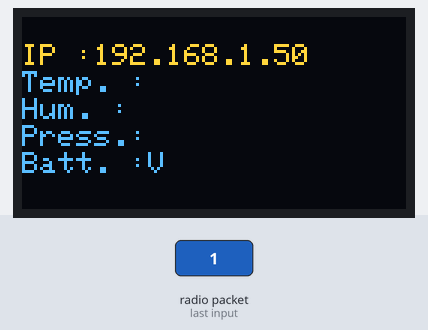
The sketch below on a simulated ESP32. Shown: 128×64 one-colour display. The inputs (shaded band) are chosen by the test bench. The OLED is the two-colour kind (top 16 rows yellow); WiFi joins after 1.5 s; servers stay silent unless stated; no radio packets arrive unless stated; no MQTT or app messages arrive unless stated; what the sketch prints to the serial monitor is not drawn.

3.0 s: radio packet "1" arrives
Above: at 5.1 s.
Timing chart, 0 to 6.6 s (numbered marks = the images above; inputs shaded):
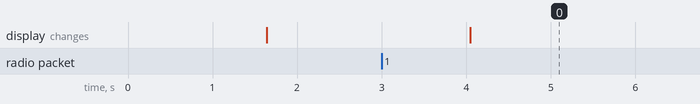

The sketch:

ESP32_WEATHER_GATEWAY.ino
```cpp
#include <ArduinoJson.h>
#include <WiFi.h>
#include <PubSubClient.h>
#include <HTTPClient.h>
#include "time.h"
#include <SPI.h>
#include <LoRa.h>
#include <Wire.h>
#include <Adafruit_GFX.h>
#include <Adafruit_SSD1306.h>
#define SCREEN_WIDTH 128
#define SCREEN_HEIGHT 64
Adafruit_SSD1306 display(SCREEN_WIDTH, SCREEN_HEIGHT,
                         &Wire, -1);
//definisikan pin untuk LoRa
#define ss 5
#define rst 4
#define dio0 2
#define BAND 433E6
#define ENCRYPT 0x78
WiFiClient espClient;
PubSubClient client(espClient);

const char* ssid = "SSID";
const char* password = "PASSWORD";
const char* mqttServer = "IPADDRESS";
const int mqttPort = 1883;
const char* mqttUser = "MQTTUSERNAME";
const char* mqttPassword = "MQTTPASSPORD";

String nodeId, nodeVbat, nodeTemp, nodeHum, nodePress;
unsigned long lastTimer = 0;
unsigned long lastTimerDisplay = 0;
unsigned long timerDelayDisplay = 60000;
boolean data_ready = false;

void displayStatus(String vbat, String temp, String hum,
                   String pressure) {
  display.clearDisplay();
  display.setTextColor(WHITE);
  display.setTextSize(1);
  display.setCursor(0, 9);
  display.print("IP :");
  display.print(WiFi.localIP());
  display.setCursor(0, 18);
  display.print("Temp. :");
  display.print(temp);
  display.setCursor(0, 27);
  display.print("Hum. :");
  display.print(hum);
  display.setCursor(0, 36);
  display.print("Press.:");
  display.print(pressure);
  display.setCursor(0, 45);
  display.print("Batt. :");
  display.print(vbat);
  display.print("V");
  display.display();
  delay(100);
}

void displaying(int x, int y, String dataDisplay) {
  display.clearDisplay();
  display.setTextColor(WHITE);
  display.setTextSize(1);
  display.setCursor(x, y);
  display.print(dataDisplay);
  display.display();
  delay(100);
}

void onReceive(int packetSize) {
  if (packetSize == 0) return;
  while (LoRa.available()) {
    String LoRaData = LoRa.readString();
    Serial.print(LoRaData);
    nodeId = getValue(LoRaData, '|', 0);
    nodeVbat = getValue(LoRaData, '|', 1);
    nodeTemp = getValue(LoRaData, '|', 2);
    nodeHum = getValue(LoRaData, '|', 3);
    nodePress = getValue(LoRaData, '|', 4);
  }
  Serial.print("RSSI: ");
  Serial.print(LoRa.packetRssi());
  Serial.print("Snr: ");
  Serial.println(LoRa.packetSnr());
  data_ready = true;
  //mqtt_send("001", nodeTemp, nodeHum, nodePress,  nodeVbat);

  //displayStatus(nodeTime, nodeVbat, nodeTemp, nodeHum,  nodePress, String(LoRa.packetRssi()));
}

void wifi_reconnect() {
  delay(10);
  Serial.println();
  Serial.print("Connecting to ");
  Serial.println(ssid);
  WiFi.begin(ssid, password);
  while (WiFi.status() != WL_CONNECTED) {
    delay(500);
    Serial.print(".");
  }
  Serial.println("");
  Serial.println("WiFi connected");
}

void mqtt_reconnect() {
  while (!client.connected()) {
    Serial.print("Attempting MQTT connection...");
    if (client.connect("esp32weather", mqttUser,
                       mqttPassword )) {
      Serial.println("connected");
    } else {
      Serial.print("failed, rc=");
      Serial.print(client.state());
      Serial.println(" try again in 5 seconds");
      delay(5000);
    }
  }

}

void mqtt_send(String id, String d0, String d1, String
               d2, String d3) {
  if (WiFi.status() != WL_CONNECTED) {
    wifi_reconnect();
  }
  if (!client.connected()) {
    mqtt_reconnect();
  }
  StaticJsonBuffer<300> JSONbuffer;
  JsonObject& JSONencoder = JSONbuffer.createObject();
  JSONencoder["id"] = id;
  JSONencoder["temp"] = d0;
  JSONencoder["hum"] = d1;
  JSONencoder["press"] = d2;
  JSONencoder["volt"] = d3;
  char JSONmessageBuffer[100];
  JSONencoder.printTo(JSONmessageBuffer,
                      sizeof(JSONmessageBuffer));
  Serial.println("Sending message to MQTT topic..");
  Serial.println(JSONmessageBuffer);
  if (client.publish("weather", JSONmessageBuffer) ==
      true) {
    Serial.println("Success sending message");
  } else {
    Serial.println("Error sending message");
  }

  Serial.println(client.loop());
  Serial.println(client.state());
  Serial.println("-------------");
}

String getValue(String data, char separator, int index)
{
  int found = 0;
  int strIndex[] = {0, -1};
  int maxIndex = data.length() - 1;
  for (int i = 0; i <= maxIndex && found <= index; i++)
  {
    if (data.charAt(i) == separator || i == maxIndex) {
      found++;
      strIndex[0] = strIndex[1] + 1;
      strIndex[1] = (i == maxIndex) ? i + 1 : i;
    }
  }
  return found > index ? data.substring(strIndex[0],
                                        strIndex[1]) : "";
}

void setup() {
  Serial.begin(115200);
  if (!display.begin(SSD1306_SWITCHCAPVCC, 0x3C)) {
    Serial.println("OLED NOT WORKING");
  }
  wifi_reconnect();
  client.setServer(mqttServer, mqttPort);
  mqtt_reconnect();

  LoRa.setPins(ss, rst, dio0);
  LoRa.setSyncWord(ENCRYPT);
  LoRa.setSignalBandwidth(125E3);
  while (!LoRa.begin(BAND)) {
    Serial.println(".");
    delay(500);
  }
  LoRa.onReceive(onReceive);
  LoRa.receive();
  displaying(0, 0, "OK");
}

void loop() {
  client.loop();
  if (data_ready == true) {
    mqtt_send(nodeId, nodeTemp, nodeHum, nodePress,
              nodeVbat);
    displayStatus(nodeVbat, nodeTemp, nodeHum,
                  nodePress);
    data_ready = false;
  }
}
```

Measured:
- after the input at 3.0 s, the display: changes after 1.0 s (image 0)
